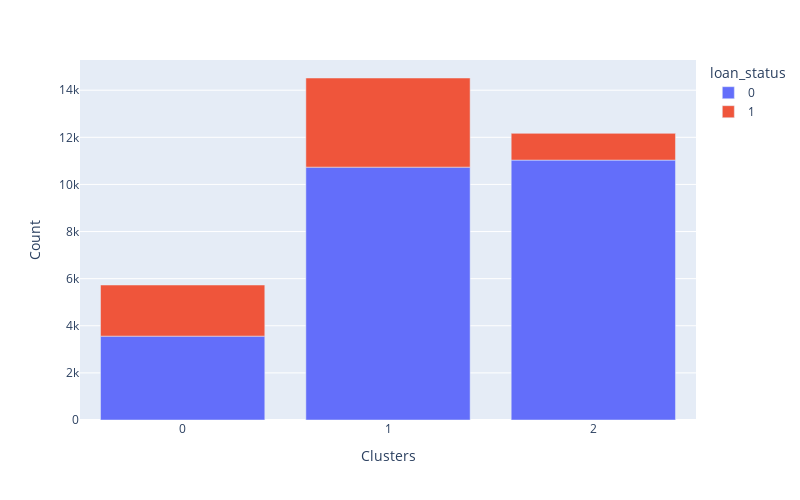
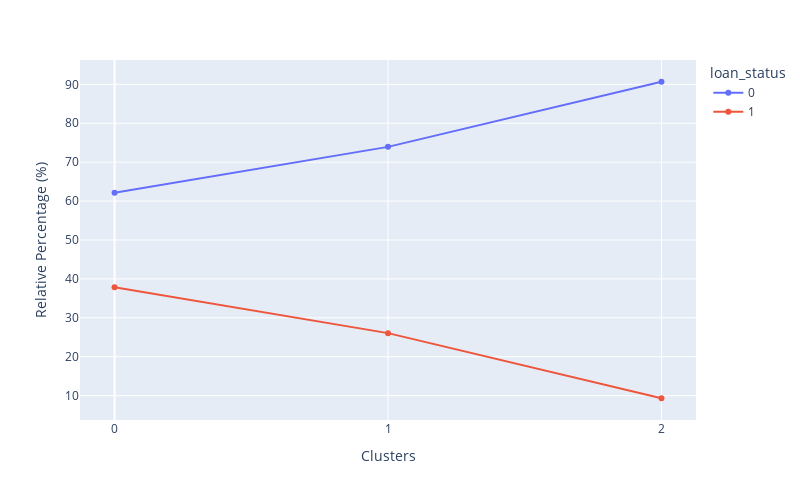

The notebook cell saved with these charts, in order:
### Markdown cell above
### Clusters distribution across Churn levels & Relative Percentage of Churn in each cluster

### Code cell
df_cluster_vs_churn=  df_churn.copy()
df_cluster_vs_churn['Clusters'] = X['Clusters']
cluster_distribution_per_variable(df=df_cluster_vs_churn, target=target_var)

### Figure 1 — Plotly figure (JSON) as saved in the notebook; plotly's stock layout.template omitted (floating-point values rounded to 4 significant figures)
{"data": [{"alignmentgroup": "True", "hovertemplate": "loan_status=0<br>Clusters=%{x}<br>Count=%{y}<extra></extra>", "legendgroup": "0", "marker": {"color": "#636efa", "pattern": {"shape": ""}}, "name": "0", "offsetgroup": "0", "orientation": "v", "showlegend": true, "textposition": "auto", "type": "bar", "x": [0, 1, 2], "xaxis": "x", "y": [3560, 10734, 11033], "yaxis": "y"}, {"alignmentgroup": "True", "hovertemplate": "loan_status=1<br>Clusters=%{x}<br>Count=%{y}<extra></extra>", "legendgroup": "1", "marker": {"color": "#EF553B", "pattern": {"shape": ""}}, "name": "1", "offsetgroup": "1", "orientation": "v", "showlegend": true, "textposition": "auto", "type": "bar", "x": [0, 1, 2], "xaxis": "x", "y": [2170, 3784, 1135], "yaxis": "y"}], "layout": {"barmode": "relative", "height": 500, "legend": {"title": {"text": "loan_status"}, "tracegroupgap": 0}, "margin": {"t": 60}, "width": 800, "xaxis": {"anchor": "y", "domain": [0, 1], "tickmode": "array", "tickvals": [0, 1, 2], "title": {"text": "Clusters"}}, "yaxis": {"anchor": "x", "domain": [0, 1], "title": {"text": "Count"}}}}

### Figure 2 — Plotly figure (JSON) as saved in the notebook; plotly's stock layout.template omitted (floating-point values rounded to 4 significant figures)
{"data": [{"hovertemplate": "loan_status=0<br>Clusters=%{x}<br>Relative Percentage (%)=%{y}<extra></extra>", "legendgroup": "0", "line": {"color": "#636efa", "dash": "solid"}, "marker": {"symbol": "circle"}, "mode": "markers+lines", "name": "0", "orientation": "v", "showlegend": true, "type": "scatter", "x": [0, 1, 2], "xaxis": "x", "y": [62.13, 73.94, 90.67], "yaxis": "y"}, {"hovertemplate": "loan_status=1<br>Clusters=%{x}<br>Relative Percentage (%)=%{y}<extra></extra>", "legendgroup": "1", "line": {"color": "#EF553B", "dash": "solid"}, "marker": {"symbol": "circle"}, "mode": "markers+lines", "name": "1", "orientation": "v", "showlegend": true, "type": "scatter", "x": [0, 1, 2], "xaxis": "x", "y": [37.87, 26.06, 9.328], "yaxis": "y"}], "layout": {"height": 500, "legend": {"title": {"text": "loan_status"}, "tracegroupgap": 0}, "margin": {"t": 60}, "width": 800, "xaxis": {"anchor": "y", "domain": [0, 1], "tickmode": "array", "tickvals": [0, 1, 2], "title": {"text": "Clusters"}}, "yaxis": {"anchor": "x", "domain": [0, 1], "title": {"text": "Relative Percentage (%)"}}}}
